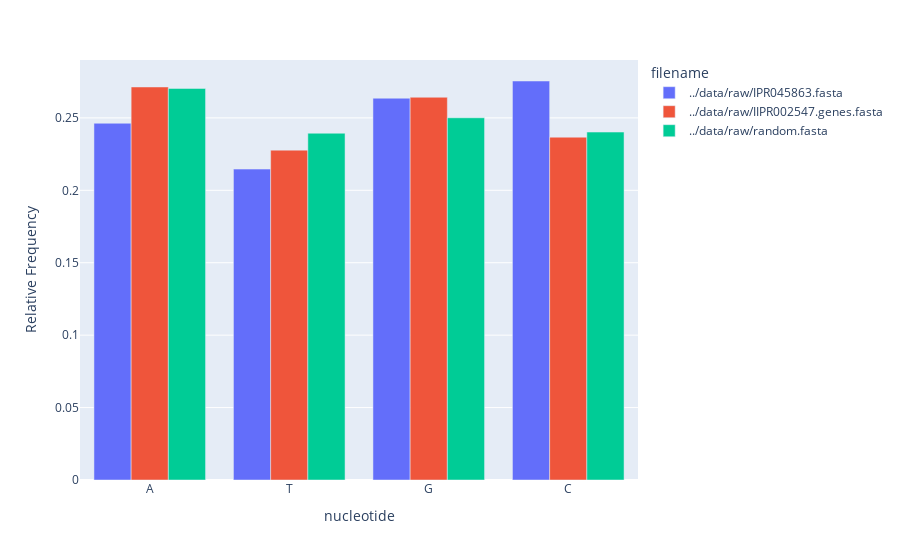

The code cell stored with this chart in its notebook:
### Code cell
records = []
for filename, genes in datasets.items():
    all_nucs = ''.join(str(gene.seq) for gene in genes)
    counts = Counter(all_nucs)
    for nuc, count in counts.items():
        records.append((filename, nuc, count / len(all_nucs)))


df = pd.DataFrame.from_records(records, columns=["filename", "nucleotide", "Relative Frequency"])

px.bar(df, barmode="group", x="nucleotide", y="Relative Frequency", color="filename")

### Figure 1 — Plotly figure (JSON) as saved in the notebook; plotly's stock layout.template omitted (floating-point values rounded to 4 significant figures)
{"data": [{"alignmentgroup": "True", "hovertemplate": "filename=../data/raw/IPR045863.fasta<br>nucleotide=%{x}<br>Relative Frequency=%{y}<extra></extra>", "legendgroup": "../data/raw/IPR045863.fasta", "marker": {"color": "#636efa", "pattern": {"shape": ""}}, "name": "../data/raw/IPR045863.fasta", "offsetgroup": "../data/raw/IPR045863.fasta", "orientation": "v", "showlegend": true, "textposition": "auto", "type": "bar", "x": ["A", "T", "G", "C"], "xaxis": "x", "y": [0.2463, 0.2147, 0.2636, 0.2755], "yaxis": "y"}, {"alignmentgroup": "True", "hovertemplate": "filename=../data/raw/IIPR002547.genes.fasta<br>nucleotide=%{x}<br>Relative Frequency=%{y}<extra></extra>", "legendgroup": "../data/raw/IIPR002547.genes.fasta", "marker": {"color": "#EF553B", "pattern": {"shape": ""}}, "name": "../data/raw/IIPR002547.genes.fasta", "offsetgroup": "../data/raw/IIPR002547.genes.fasta", "orientation": "v", "showlegend": true, "textposition": "auto", "type": "bar", "x": ["A", "T", "G", "C"], "xaxis": "x", "y": [0.2713, 0.2277, 0.2642, 0.2367], "yaxis": "y"}, {"alignmentgroup": "True", "hovertemplate": "filename=../data/raw/random.fasta<br>nucleotide=%{x}<br>Relative Frequency=%{y}<extra></extra>", "legendgroup": "../data/raw/random.fasta", "marker": {"color": "#00cc96", "pattern": {"shape": ""}}, "name": "../data/raw/random.fasta", "offsetgroup": "../data/raw/random.fasta", "orientation": "v", "showlegend": true, "textposition": "auto", "type": "bar", "x": ["A", "T", "G", "C"], "xaxis": "x", "y": [0.2703, 0.2394, 0.2501, 0.2402], "yaxis": "y"}], "layout": {"barmode": "group", "legend": {"title": {"text": "filename"}, "tracegroupgap": 0}, "margin": {"t": 60}, "xaxis": {"anchor": "y", "domain": [0, 1], "title": {"text": "nucleotide"}}, "yaxis": {"anchor": "x", "domain": [0, 1], "title": {"text": "Relative Frequency"}}}}
